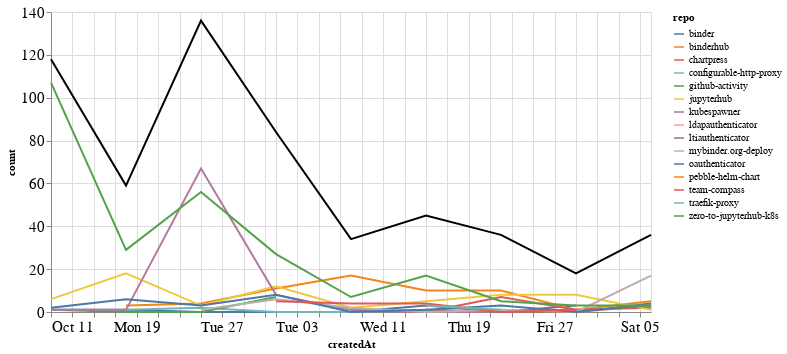

Here is the notebook cell this chart was saved with:
### Markdown cell above
### Comments

### Code cell
comments_time = comments.groupby('repo').resample('W', on='createdAt').count()['author'].reset_index()
comments_time = comments_time.rename(columns={'author': 'count'})
comments_time_total = comments_time.groupby('createdAt').agg({"count": "sum"}).reset_index()
ch1 = alt.Chart(comments_time, width=600).mark_line().encode(
    x='createdAt',
    y='count',
    color='repo',
    tooltip="repo"
)

ch2 = alt.Chart(comments_time_total, width=600).mark_line(color="black").encode(
    x='createdAt',
    y='count',
)

ch1 + ch2

### Figure 1 — Vega-Lite specification as saved in the notebook (floating-point values rounded to 4 significant figures)
{"config": {"axisLeft": {"labelFontSize": 15}, "axisBottom": {"labelFontSize": 15}}, "layer": [{"data": {"name": "data-4f022fafecbd532c5a0056eb599667c8"}, "mark": "line", "encoding": {"color": {"type": "nominal", "field": "repo"}, "tooltip": {"type": "nominal", "field": "repo"}, "x": {"type": "temporal", "field": "createdAt"}, "y": {"type": "quantitative", "field": "count"}}, "width": 600}, {"data": {"name": "data-77581d4fe6f150acd098dd72e00f50fe"}, "mark": {"type": "line", "color": "black"}, "encoding": {"x": {"type": "temporal", "field": "createdAt"}, "y": {"type": "quantitative", "field": "count"}}, "width": 600}], "$schema": "https://vega.github.io/schema/vega-lite/v4.8.1.json", "datasets": {"data-4f022fafecbd532c5a0056eb599667c8": [{"repo": "binder", "createdAt": "2020-10-11T00:00:00", "count": 1}, {"repo": "binder", "createdAt": "2020-10-18T00:00:00", "count": 1}, {"repo": "binder", "createdAt": "2020-10-25T00:00:00", "count": 0}, {"repo": "binder", "createdAt": "2020-11-01T00:00:00", "count": 0}, {"repo": "binder", "createdAt": "2020-11-08T00:00:00", "count": 0}, {"repo": "binder", "createdAt": "2020-11-15T00:00:00", "count": 3}, {"repo": "binder", "createdAt": "2020-11-22T00:00:00", "count": 0}, {"repo": "binder", "createdAt": "2020-11-29T00:00:00", "count": 3}, {"repo": "binderhub", "createdAt": "2020-10-18T00:00:00", "count": 3}, {"repo": "binderhub", "createdAt": "2020-10-25T00:00:00", "count": 4}, {"repo": "binderhub", "createdAt": "2020-11-01T00:00:00", "count": 11}, {"repo": "binderhub", "createdAt": "2020-11-08T00:00:00", "count": 17}, {"repo": "binderhub", "createdAt": "2020-11-15T00:00:00", "count": 10}, {"repo": "binderhub", "createdAt": "2020-11-22T00:00:00", "count": 10}, {"repo": "binderhub", "createdAt": "2020-11-29T00:00:00", "count": 1}, {"repo": "binderhub", "createdAt": "2020-12-06T00:00:00", "count": 5}, {"repo": "chartpress", "createdAt": "2020-11-08T00:00:00", "count": 1}, {"repo": "chartpress", "createdAt": "2020-11-15T00:00:00", "count": 0}, {"repo": "chartpress", "createdAt": "2020-11-22T00:00:00", "count": 7}, {"repo": "chartpress", "createdAt": "2020-11-29T00:00:00", "count": 1}, {"repo": "chartpress", "createdAt": "2020-12-06T00:00:00", "count": 2}, {"repo": "configurable-http-proxy", "createdAt": "2020-10-18T00:00:00", "count": 1}, {"repo": "configurable-http-proxy", "createdAt": "2020-10-25T00:00:00", "count": 2}, {"repo": "configurable-http-proxy", "createdAt": "2020-11-01T00:00:00", "count": 0}, {"repo": "configurable-http-proxy", "createdAt": "2020-11-08T00:00:00", "count": 0}, {"repo": "configurable-http-proxy", "createdAt": "2020-11-15T00:00:00", "count": 1}, {"repo": "github-activity", "createdAt": "2020-10-11T00:00:00", "count": 1}, {"repo": "github-activity", "createdAt": "2020-10-18T00:00:00", "count": 0}, {"repo": "github-activity", "createdAt": "2020-10-25T00:00:00", "count": 0}, {"repo": "github-activity", "createdAt": "2020-11-01T00:00:00", "count": 7}, {"repo": "jupyterhub", "createdAt": "2020-10-11T00:00:00", "count": 6}, {"repo": "jupyterhub", "createdAt": "2020-10-18T00:00:00", "count": 18}, {"repo": "jupyterhub", "createdAt": "2020-10-25T00:00:00", "count": 3}, {"repo": "jupyterhub", "createdAt": "2020-11-01T00:00:00", "count": 12}, {"repo": "jupyterhub", "createdAt": "2020-11-08T00:00:00", "count": 2}, {"repo": "jupyterhub", "createdAt": "2020-11-15T00:00:00", "count": 5}, {"repo": "jupyterhub", "createdAt": "2020-11-22T00:00:00", "count": 8}, {"repo": "jupyterhub", "createdAt": "2020-11-29T00:00:00", "count": 8}, {"repo": "jupyterhub", "createdAt": "2020-12-06T00:00:00", "count": 1}, {"repo": "kubespawner", "createdAt": "2020-10-11T00:00:00", "count": 1}, {"repo": "kubespawner", "createdAt": "2020-10-18T00:00:00", "count": 1}, {"repo": "kubespawner", "createdAt": "2020-10-25T00:00:00", "count": 67}, {"repo": "kubespawner", "createdAt": "2020-11-01T00:00:00", "count": 8}, {"repo": "kubespawner", "createdAt": "2020-11-08T00:00:00", "count": 1}, {"repo": "kubespawner", "createdAt": "2020-11-15T00:00:00", "count": 0}, {"repo": "kubespawner", "createdAt": "2020-11-22T00:00:00", "count": 0}, {"repo": "kubespawner", "createdAt": "2020-11-29T00:00:00", "count": 1}, {"repo": "ldapauthenticator", "createdAt": "2020-12-06T00:00:00", "count": 1}, {"repo": "ltiauthenticator", "createdAt": "2020-11-15T00:00:00", "count": 1}, {"repo": "ltiauthenticator", "createdAt": "2020-11-22T00:00:00", "count": 0}, {"repo": "ltiauthenticator", "createdAt": "2020-11-29T00:00:00", "count": 0}, {"repo": "ltiauthenticator", "createdAt": "2020-12-06T00:00:00", "count": 3}, {"repo": "mybinder.org-deploy", "createdAt": "2020-10-25T00:00:00", "count": 1}, {"repo": "mybinder.org-deploy", "createdAt": "2020-11-01T00:00:00", "count": 6}, {"repo": "mybinder.org-deploy", "createdAt": "2020-11-08T00:00:00", "count": 2}, {"repo": "mybinder.org-deploy", "createdAt": "2020-11-15T00:00:00", "count": 0}, {"repo": "mybinder.org-deploy", "createdAt": "2020-11-22T00:00:00", "count": 1}, {"repo": "mybinder.org-deploy", "createdAt": "2020-11-29T00:00:00", "count": 0}, {"repo": "mybinder.org-deploy", "createdAt": "2020-12-06T00:00:00", "count": 17}, {"repo": "oauthenticator", "createdAt": "2020-10-11T00:00:00", "count": 2}, {"repo": "oauthenticator", "createdAt": "2020-10-18T00:00:00", "count": 6}, {"repo": "oauthenticator", "createdAt": "2020-10-25T00:00:00", "count": 3}, {"repo": "oauthenticator", "createdAt": "2020-11-01T00:00:00", "count": 8}, {"repo": "oauthenticator", "createdAt": "2020-11-08T00:00:00", "count": 0}, {"repo": "oauthenticator", "createdAt": "2020-11-15T00:00:00", "count": 1}, {"repo": "oauthenticator", "createdAt": "2020-11-22T00:00:00", "count": 3}, {"repo": "oauthenticator", "createdAt": "2020-11-29T00:00:00", "count": 0}, {"repo": "oauthenticator", "createdAt": "2020-12-06T00:00:00", "count": 4}, {"repo": "pebble-helm-chart", "createdAt": "2020-11-22T00:00:00", "count": 1}, {"repo": "team-compass", "createdAt": "2020-11-01T00:00:00", "count": 5}, {"repo": "team-compass", "createdAt": "2020-11-08T00:00:00", "count": 4}, {"repo": "team-compass", "createdAt": "2020-11-15T00:00:00", "count": 4}, {"repo": "team-compass", "createdAt": "2020-11-22T00:00:00", "count": 0}, {"repo": "team-compass", "createdAt": "2020-11-29T00:00:00", "count": 1}, {"repo": "traefik-proxy", "createdAt": "2020-11-15T00:00:00", "count": 3}, {"repo": "traefik-proxy", "createdAt": "2020-11-22T00:00:00", "count": 1}, {"repo": "zero-to-jupyterhub-k8s", "createdAt": "2020-10-11T00:00:00", "count": 107}, {"repo": "zero-to-jupyterhub-k8s", "createdAt": "2020-10-18T00:00:00", "count": 29}, {"repo": "zero-to-jupyterhub-k8s", "createdAt": "2020-10-25T00:00:00", "count": 56}, {"repo": "zero-to-jupyterhub-k8s", "createdAt": "2020-11-01T00:00:00", "count": 27}, {"repo": "zero-to-jupyterhub-k8s", "createdAt": "2020-11-08T00:00:00", "count": 7}, {"repo": "zero-to-jupyterhub-k8s", "createdAt": "2020-11-15T00:00:00", "count": 17}, {"repo": "zero-to-jupyterhub-k8s", "createdAt": "2020-11-22T00:00:00", "count": 5}, {"repo": "zero-to-jupyterhub-k8s", "createdAt": "2020-11-29T00:00:00", "count": 3}, {"repo": "zero-to-jupyterhub-k8s", "createdAt": "2020-12-06T00:00:00", "count": 3}], "data-77581d4fe6f150acd098dd72e00f50fe": [{"createdAt": "2020-10-11T00:00:00", "count": 118}, {"createdAt": "2020-10-18T00:00:00", "count": 59}, {"createdAt": "2020-10-25T00:00:00", "count": 136}, {"createdAt": "2020-11-01T00:00:00", "count": 84}, {"createdAt": "2020-11-08T00:00:00", "count": 34}, {"createdAt": "2020-11-15T00:00:00", "count": 45}, {"createdAt": "2020-11-22T00:00:00", "count": 36}, {"createdAt": "2020-11-29T00:00:00", "count": 18}, {"createdAt": "2020-12-06T00:00:00", "count": 36}]}}
